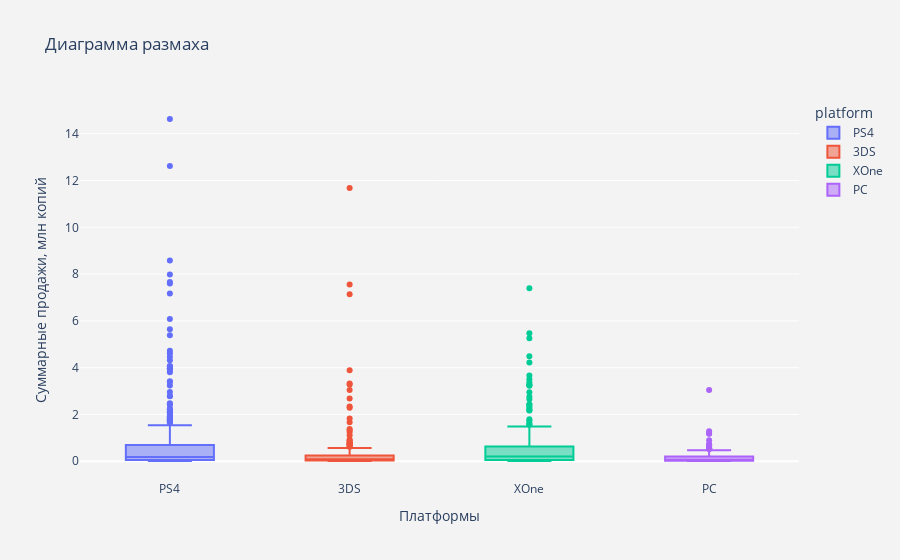

Here is the notebook cell this chart was saved with:
### Markdown cell above
Абсолютным лидером по продажам с 2014 по 2016 год является стационарная консоль PlayStation 4, количеством проданных копий на которой превышает продажи игровой приставки Xbox One в 2 раза. Также выделется платформа компании Nintendo 3DS, занимающая 3 место про продажам. Именно по этим платформам вероятнее всего будет прорыв в 2017 году.

Также всегда пользуются спросом игры на персональном компьютере. Данная платформа имеет самый долгий жизненный цикл, т.к. остается самой дешевой. Однако по количеству продаж значительно отстает от консолей.

Остальные платформы демонстрируют падение и к 2016 году их продажи стремятся к нулю:
* PS3 - платформа серии PlayStation, является предыдущей версией PS4. По мере перехода пользователей на новую версию продажи логично снижаются;
* X360 - наиболее популярная приставка компании Microsoft, которая последовала за Xbox, является предыдущей версией для Xbox One. Количество проданных копий в период с 2008 по 2011 были максимальными. По мере перехода пользователей на новую версию продажи снижаются;
* WiiU - платформа компании Nintendo, вышедшая на замену 3DS в 2012 году. Как видно на графике, платформа не приобрела популярность;
* PSV - портативная консоль серии PlayStation, вышедшая на замену PSP в 2012 году. Портативная консоль на данный момент пользуется малой популярностью, т.к. данную функцию у большинства пользователей могут заменить смартфоны;
* Wii - платформа компании Nintendo популярная с 2006 по 2009 год;
* PSP - первая портативная консоль серии PlayStation, не получившая популярность по сравнению со стационарными консолями.

*Рассмотрим более подробно данные по лидерам продаж*

### Code cell
# Выделим данные по лидерам продаж
data_liders = data_games.query('platform in ["XOne", "PS4", "3DS", "PC"]')

# Построим диаграммы размаха по глобальным продажам игр в разбивке по популярным платформам
fig = px.box(data_liders, 
             x='platform', 
             y='total_sales', 
             title='Диаграмма размаха', 
             color = 'platform',
            )

fig.update_layout(xaxis_title='Платформы',
                  yaxis_title='Суммарные продажи, млн копий',
                  paper_bgcolor='rgb(243, 243, 243)',
                  plot_bgcolor='rgb(243, 243, 243)'
                 )

fig.show()

### Figure 1 — Plotly figure (JSON) as saved in the notebook; plotly's stock layout.template omitted (floating-point values rounded to 4 significant figures; data arrays with more than 128 entries replaced by an {"elided": "..."} marker saying what was removed)
{"data": [{"alignmentgroup": "True", "hovertemplate": "platform=%{x}<br>total_sales=%{y}<extra></extra>", "legendgroup": "PS4", "marker": {"color": "#636efa"}, "name": "PS4", "notched": false, "offsetgroup": "PS4", "orientation": "v", "showlegend": true, "type": "box", "x": {"elided": "376 str values"}, "x0": " ", "xaxis": "x", "y": {"elided": "376 float values"}, "y0": " ", "yaxis": "y"}, {"alignmentgroup": "True", "hovertemplate": "platform=%{x}<br>total_sales=%{y}<extra></extra>", "legendgroup": "3DS", "marker": {"color": "#EF553B"}, "name": "3DS", "notched": false, "offsetgroup": "3DS", "orientation": "v", "showlegend": true, "type": "box", "x": {"elided": "212 str values"}, "x0": " ", "xaxis": "x", "y": {"elided": "212 float values"}, "y0": " ", "yaxis": "y"}, {"alignmentgroup": "True", "hovertemplate": "platform=%{x}<br>total_sales=%{y}<extra></extra>", "legendgroup": "XOne", "marker": {"color": "#00cc96"}, "name": "XOne", "notched": false, "offsetgroup": "XOne", "orientation": "v", "showlegend": true, "type": "box", "x": {"elided": "228 str values"}, "x0": " ", "xaxis": "x", "y": {"elided": "228 float values"}, "y0": " ", "yaxis": "y"}, {"alignmentgroup": "True", "hovertemplate": "platform=%{x}<br>total_sales=%{y}<extra></extra>", "legendgroup": "PC", "marker": {"color": "#ab63fa"}, "name": "PC", "notched": false, "offsetgroup": "PC", "orientation": "v", "showlegend": true, "type": "box", "x": {"elided": "151 str values"}, "x0": " ", "xaxis": "x", "y": {"elided": "151 float values"}, "y0": " ", "yaxis": "y"}], "layout": {"boxmode": "overlay", "legend": {"title": {"text": "platform"}, "tracegroupgap": 0}, "paper_bgcolor": "rgb(243, 243, 243)", "plot_bgcolor": "rgb(243, 243, 243)", "title": {"text": "Диаграмма размаха"}, "xaxis": {"anchor": "y", "categoryarray": ["PS4", "3DS", "XOne", "PC"], "categoryorder": "array", "domain": [0, 1], "title": {"text": "Платформы"}}, "yaxis": {"anchor": "x", "domain": [0, 1], "title": {"text": "Суммарные продажи, млн копий"}}}}
